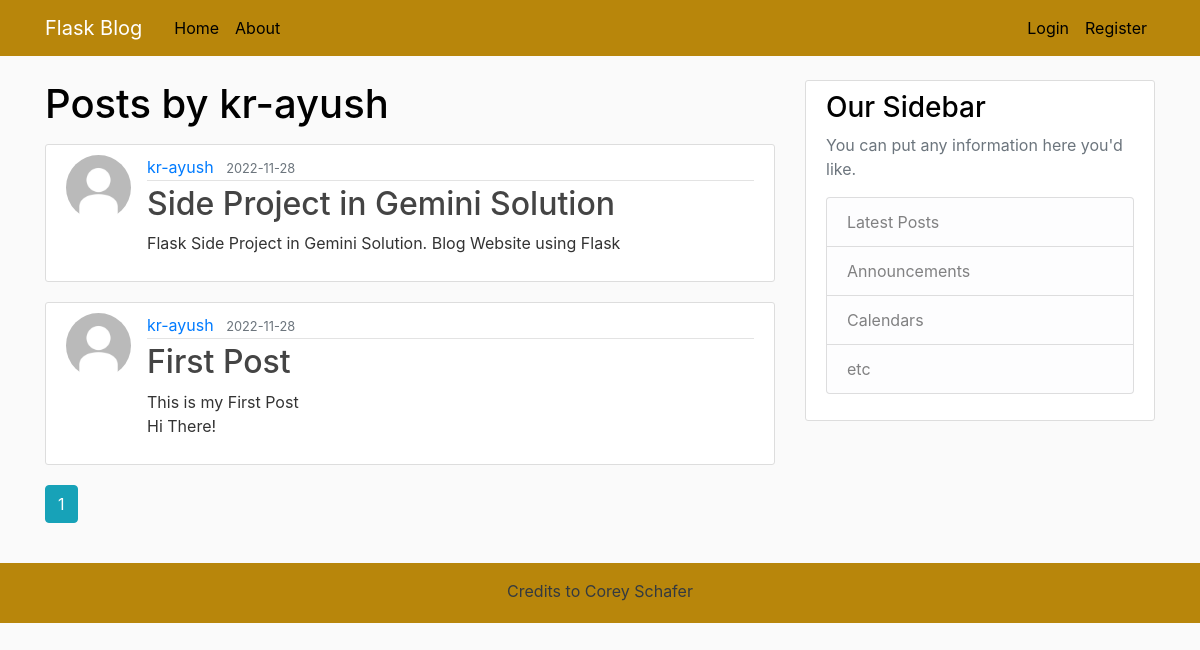
Screenshot of /user/kr-ayush with the database file from the repository.
### flaskblog/models.py (models this page shows, shortened)
class User(db.Model, UserMixin):
    id = db.Column(db.Integer, primary_key=True)
    username = db.Column(db.String(20), unique=True, nullable=False)
    email = db.Column(db.String(120), unique=True, nullable=False)
    image_file = db.Column(db.String(20), nullable=False, default='default.jpg')
    password = db.Column(db.String(60), nullable=False)
    posts = db.relationship('Post', backref='author', lazy=True)

class Post(db.Model):
    id = db.Column(db.Integer, primary_key=True)
    title = db.Column(db.String(100), nullable=False)
    date_posted = db.Column(db.DateTime, nullable=False, default=datetime.utcnow)
    content = db.Column(db.Text, nullable=False)
    user_id = db.Column(db.Integer, db.ForeignKey('user.id'), nullable=False)

### flaskblog/routes.py (the view)
@app.route("/user/<string:username>")
def user_posts(username):
    page = request.args.get('page', 1, type=int)
    user = User.query.filter_by(username=username).first_or_404()
    posts = Post.query.filter_by(author=user)\
        .order_by(Post.date_posted.desc())\
        .paginate(page=page, per_page=5)
    return render_template('user_posts.html', posts=posts, user=user)

### flaskblog/templates/user_posts.html
{% extends "layout.html" %}
{% block content %}
    <h1 class="mb-3">Posts by {{ user.username }}</h1>
    {% for post in posts.items %}
        <article class="media content-section">
          <img class="rounded-circle article-img" src="{{ url_for('static', filename='profile_pics/' + post.author.image_file) }}">
          <div class="media-body">
            <div class="article-metadata">
              <a class="mr-2" href="{{ url_for('user_posts', username=post.author.username) }}">{{ post.author.username }}</a>
              <small class="text-muted">{{ post.date_posted.strftime('%Y-%m-%d') }}</small>
            </div>
            <h2><a class="article-title" href="{{ url_for('post', post_id=post.id) }}">{{ post.title }}</a></h2>
            <p class="article-content">{{ post.content }}</p>
          </div>
        </article>
    {% endfor %}
    {% for page_num in posts.iter_pages(left_edge=1, right_edge=1, left_current=1, right_current=2) %}
      {% if page_num %}
        {% if posts.page == page_num %}
          <a class="btn btn-info mb-4" href="{{ url_for('user_posts', username=user.username, page=page_num) }}">{{ page_num }}</a>
        {% else %}
          <a class="btn btn-outline-info mb-4" href="{{ url_for('user_posts', username=user.username, page=page_num) }}">{{ page_num }}</a>
        {% endif %}
      {% else %}
        ...
      {% endif %}
    {% endfor %}
{% endblock content %}

### flaskblog/static/main.css (style rules this page uses)
body { height: 100%; background: #fafafa; color: #333333; margin-top: 5rem; }
h1, h2, h3, h4, h5, h6 { color: black; }
.content-section { background: #ffffff; padding: 10px 20px; border: 1px solid #dddddd; border-radius: 3px; margin-bottom: 20px; }
.article-title { color: #444444; }
.article-content { white-space: pre-line; }
.article-img { height: 65px; width: 65px; margin-right: 16px; }
.article-metadata { padding-bottom: 1px; margin-bottom: 4px; border-bottom: 1px solid #e3e3e3 }

### rows the page displays
User: username "kr-ayush"
Post: image_file (placeholder picture), author.username "kr-ayush", date_posted "2022-11-28", title "Side Project in Gemini Solution", content "Flask Side Project in Gemini Solution. Blog Website using Flask"
Post: image_file (placeholder picture), author.username "kr-ayush", date_posted "2022-11-28", title "First Post", content "This is my First Post Hi There!"

### other values shown
{{ page_num }} "1"
